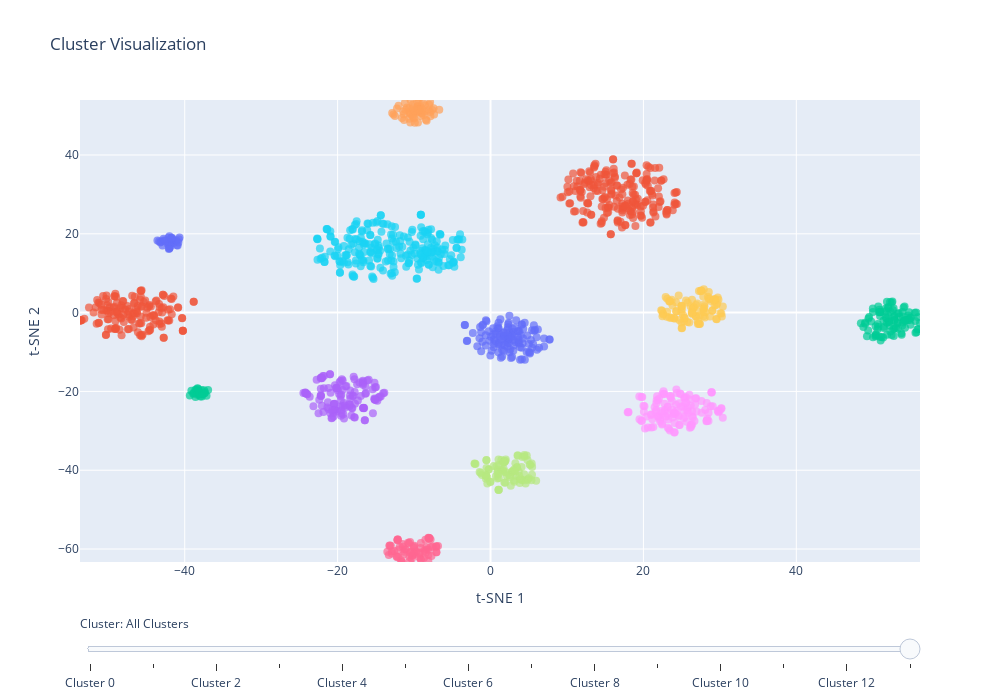

The notebook cell saved with this chart:
### Code cell
interactive_plot(visulization_df)
